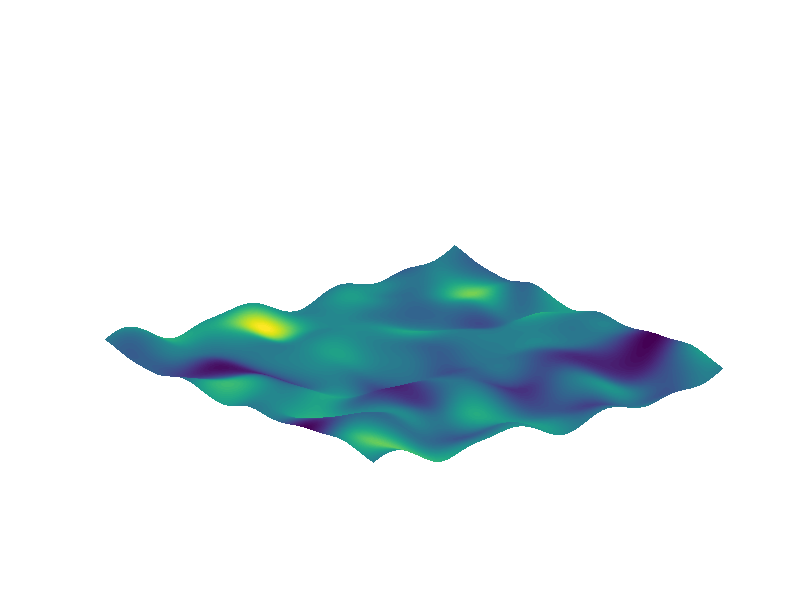

The MATLAB source for this figure:


figure(1), clf

% create an empty surface
surfh = surf(zeros(500));

% make it look a bit nicer
shading interp
axis off
rotate3d on
set(gca,'zlim',[-3 10])

% create 2D Gaussian
[X,Y] = meshgrid(linspace(-2,2,500));
gaus2d = exp( -(X.^2+Y.^2) / .001 );

% create own colormar

% create data
for i=1:150
    a = rand(size(X));
    complexdata = (a+rand(size(X))) .* exp(1i*rand(size(X))*2*pi);
    landscape = real(ifft2(fftshift(gaus2d).*complexdata));
    landscape = landscape./max(landscape(:));
    
    % draw the data in the axis
    if i==1, set(surfh,'CData',landscape); end
    set(surfh,'ZData',landscape);
    pause(.1)
end



















